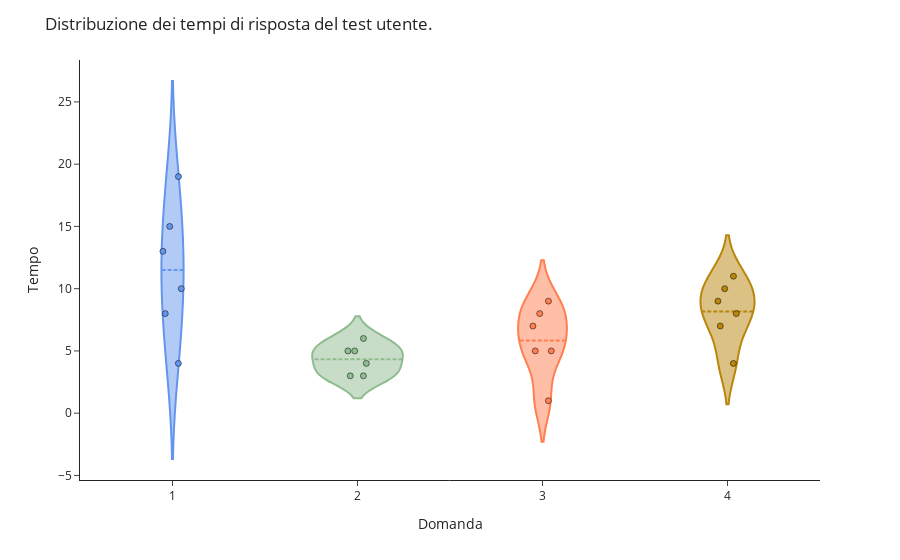

Notebook source saved alongside this figure:
### Code cell
import plotly.io as pio
import plotly.express as px
fig = px.violin(dataframePsicometrico, box=True, # draw box plot inside the violin
                y="Tempo",
                x="Domanda",
                points='all', # can be 'outliers', or False
                color="Domanda",
                color_discrete_sequence=["cornflowerblue", "darkseagreen", "coral", "darkgoldenrod"],
                template='simple_white'
               )
fig.update_layout(
    title="Distribuzione dei tempi di risposta del test utente.",
    xaxis_title="Domanda",yaxis_title="Tempo")
fig.update_traces(box_visible=False, meanline_visible=True,
                  points='all', pointpos=-0, jitter=0.25,
                  marker_line_color='rgba(0,0,0,0.5)',
                  marker_line_width=1,                  
                  showlegend=False)
fig.show()
fig.write_html("./violin_tempo.html")

### Figure 1 — Plotly figure (JSON) as saved in the notebook; plotly's stock layout.template omitted (floating-point values rounded to 4 significant figures)
{"data": [{"alignmentgroup": "True", "box": {"visible": false}, "hovertemplate": "Domanda=%{x}<br>Tempo=%{y}<extra></extra>", "jitter": 0.25, "legendgroup": "1", "marker": {"color": "cornflowerblue", "line": {"color": "rgba(0,0,0,0.5)", "width": 1}}, "meanline": {"visible": true}, "name": "1", "offsetgroup": "1", "orientation": "v", "pointpos": 0, "points": "all", "scalegroup": "True", "showlegend": false, "type": "violin", "x": [1, 1, 1, 1, 1, 1], "x0": " ", "xaxis": "x", "y": [10, 19, 13, 15, 8, 4], "y0": " ", "yaxis": "y"}, {"alignmentgroup": "True", "box": {"visible": false}, "hovertemplate": "Domanda=%{x}<br>Tempo=%{y}<extra></extra>", "jitter": 0.25, "legendgroup": "2", "marker": {"color": "darkseagreen", "line": {"color": "rgba(0,0,0,0.5)", "width": 1}}, "meanline": {"visible": true}, "name": "2", "offsetgroup": "2", "orientation": "v", "pointpos": 0, "points": "all", "scalegroup": "True", "showlegend": false, "type": "violin", "x": [2, 2, 2, 2, 2, 2], "x0": " ", "xaxis": "x", "y": [3, 4, 6, 5, 3, 5], "y0": " ", "yaxis": "y"}, {"alignmentgroup": "True", "box": {"visible": false}, "hovertemplate": "Domanda=%{x}<br>Tempo=%{y}<extra></extra>", "jitter": 0.25, "legendgroup": "3", "marker": {"color": "coral", "line": {"color": "rgba(0,0,0,0.5)", "width": 1}}, "meanline": {"visible": true}, "name": "3", "offsetgroup": "3", "orientation": "v", "pointpos": 0, "points": "all", "scalegroup": "True", "showlegend": false, "type": "violin", "x": [3, 3, 3, 3, 3, 3], "x0": " ", "xaxis": "x", "y": [8, 1, 5, 9, 7, 5], "y0": " ", "yaxis": "y"}, {"alignmentgroup": "True", "box": {"visible": false}, "hovertemplate": "Domanda=%{x}<br>Tempo=%{y}<extra></extra>", "jitter": 0.25, "legendgroup": "4", "marker": {"color": "darkgoldenrod", "line": {"color": "rgba(0,0,0,0.5)", "width": 1}}, "meanline": {"visible": true}, "name": "4", "offsetgroup": "4", "orientation": "v", "pointpos": 0, "points": "all", "scalegroup": "True", "showlegend": false, "type": "violin", "x": [4, 4, 4, 4, 4, 4], "x0": " ", "xaxis": "x", "y": [4, 7, 11, 9, 8, 10], "y0": " ", "yaxis": "y"}], "layout": {"legend": {"title": {"text": "Domanda"}, "tracegroupgap": 0}, "margin": {"t": 60}, "title": {"text": "Distribuzione dei tempi di risposta del test utente."}, "violinmode": "overlay", "xaxis": {"anchor": "y", "categoryarray": [1, 2, 3, 4], "categoryorder": "array", "domain": [0, 1], "title": {"text": "Domanda"}}, "yaxis": {"anchor": "x", "domain": [0, 1], "title": {"text": "Tempo"}}}}
